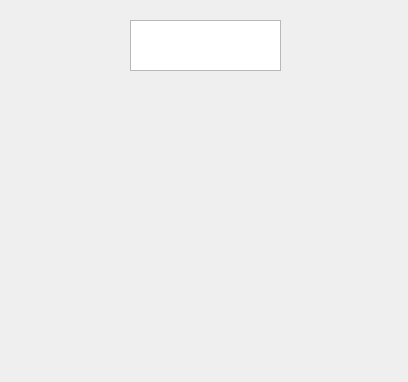
<?xml version="1.0" encoding="UTF-8"?>
<ui version="4.0">
 <class>coursedata</class>
 <widget class="QDialog" name="coursedata">
  <property name="geometry">
   <rect>
    <x>0</x>
    <y>0</y>
    <width>408</width>
    <height>382</height>
   </rect>
  </property>
  <property name="windowTitle">
   <string>Dialog</string>
  </property>
  <widget class="QCustomPlot" name="widget" native="true">
   <property name="geometry">
    <rect>
     <x>10</x>
     <y>90</y>
     <width>381</width>
     <height>281</height>
    </rect>
   </property>
  </widget>
  <widget class="QTableWidget" name="tableWidget">
   <property name="geometry">
    <rect>
     <x>130</x>
     <y>20</y>
     <width>151</width>
     <height>51</height>
    </rect>
   </property>
  </widget>
 </widget>
 <customwidgets>
  <customwidget>
   <class>QCustomPlot</class>
   <extends>QWidget</extends>
   <header>qcustomplot.h</header>
   <container>1</container>
  </customwidget>
 </customwidgets>
 <resources/>
 <connections/>
</ui>
